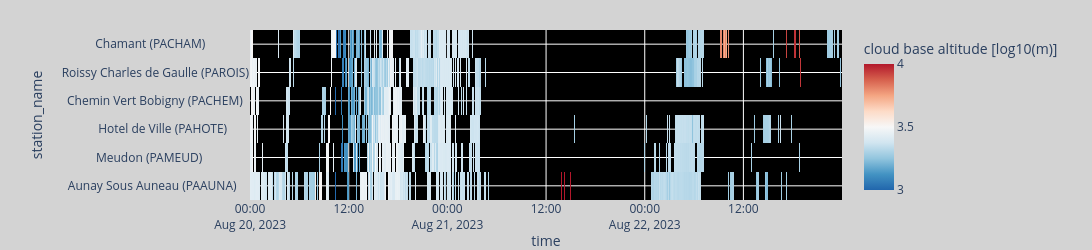

Source (notebook cell):
### Code cell
fig = plot_da(np.log10(plot_ds["cloud_base_altitude"]).assign_attrs(units='log10(m)'), range_color=[3,4])
fig.update_layout(margin_l=250,margin_r=250, height=250).show()

### Figure 1 — Plotly figure (JSON) as saved in the notebook; plotly's stock layout.template omitted (floating-point values rounded to 4 significant figures; data arrays with more than 128 entries replaced by an {"elided": "..."} marker saying what was removed)
{"data": [{"coloraxis": "coloraxis", "hovertemplate": "time: %{x}<br>station_name: %{y}<br>cloud base altitude [log10(m)]: %{z}<extra></extra>", "name": "0", "type": "heatmap", "x": {"elided": "4320 str values"}, "xaxis": "x", "y": ["Aunay Sous Auneau (PAAUNA)    ", "Meudon (PAMEUD)               ", "Hotel de Ville (PAHOTE)       ", "Chemin Vert Bobigny (PACHEM)  ", "Roissy Charles de Gaulle (PAROIS)", "Chamant (PACHAM)              "], "yaxis": "y", "z": {"elided": "6x4320 float values"}}], "layout": {"coloraxis": {"cmax": 4, "cmin": 3, "colorbar": {"title": {"text": "cloud base altitude [log10(m)]"}}, "colorscale": [[0, "rgb(33,102,172)"], [0.125, "rgb(67,147,195)"], [0.25, "rgb(146,197,222)"], [0.375, "rgb(209,229,240)"], [0.5, "rgb(247,247,247)"], [0.625, "rgb(253,219,199)"], [0.75, "rgb(244,165,130)"], [0.875, "rgb(214,96,77)"], [1, "rgb(178,24,43)"]]}, "height": 250, "margin": {"autoexpand": false, "b": 50, "l": 250, "r": 250, "t": 30}, "paper_bgcolor": "lightgray", "plot_bgcolor": "black", "width": 1100, "xaxis": {"anchor": "y", "domain": [0, 1], "title": {"text": "time"}}, "yaxis": {"anchor": "x", "autorange": true, "domain": [0, 1], "title": {"text": "station_name"}}}}
